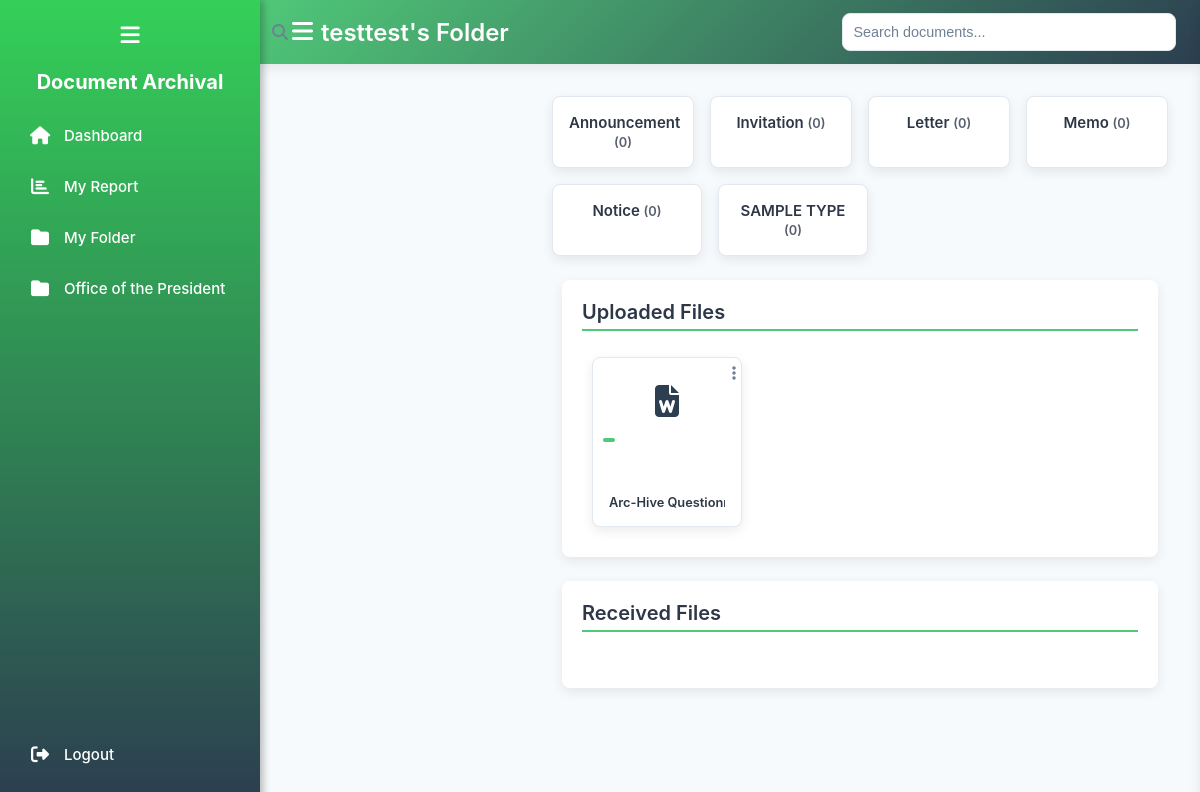
The page /my-Folder.php (signed in) on the database its author committed.
### tables this page shows
CREATE TABLE `users` (
  `user_id` int(11) NOT NULL AUTO_INCREMENT,
  `username` varchar(255) NOT NULL COMMENT 'Unique username for login',
  `password` varchar(255) NOT NULL COMMENT 'Hashed password',
  `email` varchar(255) DEFAULT NULL COMMENT 'Unique email for user',
  `role` enum('admin','user','client') NOT NULL COMMENT 'User role (e.g., admin, user, client)',
  `profile_pic` blob DEFAULT NULL COMMENT 'Optional user profile picture',
  `position` int(11) NOT NULL DEFAULT 0 COMMENT 'Position or rank (0 for default)',
  `created_at` datetime DEFAULT NULL COMMENT 'Account creation timestamp',
  PRIMARY KEY (`user_id`),
  UNIQUE KEY `idx_username` (`username`),
  UNIQUE KEY `idx_email` (`email`),
  KEY `idx_role` (`role`)
);

CREATE TABLE `departments` (
  `department_id` int(11) NOT NULL AUTO_INCREMENT,
  `department_name` varchar(255) NOT NULL COMMENT 'Name of the department',
  `department_type` enum('college','office','sub_department') NOT NULL COMMENT 'Type (e.g., college, office, sub_department)',
  `name_type` enum('Academic','Administrative','Program') NOT NULL COMMENT 'Category (e.g., Academic, Administrative, Program)',
  `parent_department_id` int(11) DEFAULT NULL COMMENT 'Recursive reference to parent department',
  PRIMARY KEY (`department_id`),
  KEY `idx_parent_department` (`parent_department_id`),
  KEY `idx_department_type` (`department_type`,`name_type`),
  CONSTRAINT `fk_departments_parent` FOREIGN KEY (`parent_department_id`) REFERENCES `departments` (`department_id`) ON DELETE SET NULL
);

CREATE TABLE `files` (
  `file_id` int(11) NOT NULL AUTO_INCREMENT,
  `parent_file_id` int(11) DEFAULT NULL COMMENT 'Recursive reference to parent file (e.g., for versions or copies)',
  `file_name` varchar(255) NOT NULL COMMENT 'Name of the file',
  `meta_data` varchar(255) DEFAULT NULL COMMENT 'Optional metadata (e.g., description)',
  `user_id` int(11) NOT NULL COMMENT 'Uploader user ID',
  `upload_date` datetime DEFAULT NULL COMMENT 'File upload timestamp',
  `file_size` int(11) NOT NULL COMMENT 'File size in bytes',
  `file_type` enum('pdf','docx','txt','png','jpg','jpeg','csv','xlsx') NOT NULL COMMENT 'File type (e.g., pdf, docx, txt, png, jpg, jpeg, csv, xlsx)',
  `document_type_id` int(11) DEFAULT NULL COMMENT 'References document_types.document_type_id',
  `file_status` enum('active','archived','deleted','pending_ocr','ocr_complete') NOT NULL DEFAULT 'active' COMMENT 'Lifecycle status of the file',
  `location_id` int(11) DEFAULT NULL COMMENT 'References storage_locations.location_id',
  `copy_type` enum('original','copy') DEFAULT NULL COMMENT 'Type of copy (e.g., copy, original)',
  `file_path` varchar(255) NOT NULL COMMENT 'File storage path',
  `department_id` int(11) DEFAULT NULL COMMENT 'References departments.department_id',
  PRIMARY KEY (`file_id`),
  KEY `idx_parent_file` (`parent_file_id`),
  KEY `idx_user_id` (`user_id`),
  KEY `idx_document_type` (`document_type_id`),
  KEY `idx_location_id` (`location_id`),
  KEY `idx_file_status` (`file_status`),
  KEY `idx_upload_date` (`upload_date`),
  KEY `idx_file_copy_type` (`copy_type`),
  KEY `idx_file_document_status` (`document_type_id`,`file_status`),
  KEY `fk_files_department` (`department_id`),
  CONSTRAINT `fk_files_department` FOREIGN KEY (`department_id`) REFERENCES `departments` (`department_id`) ON DELETE SET NULL,
  CONSTRAINT `fk_files_document_type` FOREIGN KEY (`document_type_id`) REFERENCES `document_types` (`document_type_id`) ON DELETE SET NULL,
  CONSTRAINT `fk_files_location` FOREIGN KEY (`location_id`) REFERENCES `storage_locations` (`location_id`) ON DELETE SET NULL,
  CONSTRAINT `fk_files_parent` FOREIGN KEY (`parent_file_id`) REFERENCES `files` (`file_id`) ON DELETE SET NULL ON UPDATE CASCADE,
  CONSTRAINT `fk_files_user` FOREIGN KEY (`user_id`) REFERENCES `users` (`user_id`) ON DELETE CASCADE
);

### my-Folder.php (the view, shortened to what this page needs)
<?php
require_once 'log_activity.php';
require_once 'notification.php';
function validateSession(): ?array
{
    return ['user_id' => (int)$_SESSION['user_id'], 'role' => $_SESSION['role']];
}
function getFileIcon(string $fileName): string
{
    $iconClasses = [
        'pdf' => 'fas fa-file-pdf',
        'doc' => 'fas fa-file-word',
        'docx' => 'fas fa-file-word',
        'xls' => 'fas fa-file-excel',
        'xlsx' => 'fas fa-file-excel',
        'ppt' => 'fas fa-file-powerpoint',
        'pptx' => 'fas fa-file-powerpoint',
        'txt' => 'fas fa-file-alt',
        'jpg' => 'fas fa-file-image',
        'jpeg' => 'fas fa-file-image',
        'png' => 'fas fa-file-image',
        'default' => 'fas fa-file'
    ];
    $extension = strtolower(pathinfo($fileName, PATHINFO_EXTENSION));
    return $iconClasses[$extension] ?? $iconClasses['default'];
}
function fetchUserDepartments(PDO $pdo, int $userId): array
{
    try {
        $stmt = $pdo->prepare("
            SELECT d.department_id AS id, d.department_name AS name
            FROM departments d
            JOIN users_department ud ON d.department_id = ud.department_id
            WHERE ud.user_id = ?
            ORDER BY d.department_name
        ");
        $stmt->execute([$userId]);
        return $stmt->fetchAll(PDO::FETCH_ASSOC);
    } catch (Exception $e) {
        error_log("Error fetching departments in my-folder.php: " . $e->getMessage());
        return [];
    }
}
function fetchDocumentTypes(PDO $pdo): array
{
    try {
        $stmt = $pdo->prepare("SELECT DISTINCT field_name AS name FROM documents_type_fields ORDER BY field_name");
        $stmt->execute();
        return $stmt->fetchAll(PDO::FETCH_ASSOC);
    } catch (Exception $e) {
        error_log("Error fetching document types in my-folder.php: " . $e->getMessage());
        return [];
    }
}
function fetchUserFiles(PDO $pdo, int $userId): array
{
    try {
        $stmt = $pdo->prepare("
            SELECT DISTINCT f.file_id AS id, f.file_name, f.user_id, f.upload_date,
                   f.file_size, f.file_type, f.file_path, f.meta_data,
                   dtf.field_name AS document_type, u.username AS uploader_name
            FROM files f
            LEFT JOIN documents_type_fields dtf ON f.document_type_id = dtf.document_type_id
            LEFT JOIN users u ON f.user_id = u.user_id
            WHERE f.file_status != 'deleted' AND (
                f.user_id = ? OR EXISTS (
                    SELECT 1 FROM transactions t
                    WHERE t.file_id = f.file_id
                    AND t.user_id = ?
                    AND t.transaction_type IN ('share', 'receive', 'request_accepted')
                    AND t.transaction_status = 'accepted'
                )
            )
            ORDER BY f.upload_date DESC
        ");
        $stmt->execute([$userId, $userId]);
        $files = $stmt->fetchAll(PDO::FETCH_ASSOC);
        foreach ($files as &$file) {
            $metaData = json_decode($file['meta_data'] ?? '{}', true);
        }
        return $files;
    } catch (Exception $e) {
        error_log("Error fetching user files in my-folder.php: " . $e->getMessage());
        return [];
    }
}
$errorMessage = '';
$user = ['username' => 'Unknown'];
$userDepartments = [];
$documentTypes = [];
$filteredFiles = [];
$uploadedFiles = [];
if (!isset($pdo) || !$pdo instanceof PDO) {
    $errorMessage = 'Database connection not available. Please try again later.';
    error_log("Database connection not available in my-folder.php.");
} else {
    $session = validateSession();
    $userId = $session['user_id'];
    try {
        $stmt = $pdo->prepare("SELECT username FROM users WHERE user_id = ?");
        $stmt->execute([$userId]);
        $user = $stmt->fetch(PDO::FETCH_ASSOC) ?: ['username' => 'Unknown'];
    } catch (Exception $e) {
        error_log("Error validating user in my-folder.php: " . $e->getMessage());
        $user = ['username' => 'Unknown'];
    }
    $userDepartments = fetchUserDepartments($pdo, $userId);
    $documentTypes = fetchDocumentTypes($pdo);
    $files = fetchUserFiles($pdo, $userId);
    $sortFilter = filter_input(INPUT_GET, 'sort', FILTER_SANITIZE_STRING, ['options' => ['default' => 'all']]);
    $filteredFiles = array_filter($files, function ($file) use ($userId, $sortFilter) {
        $isUploadedByMe = $file['user_id'] == $userId;
        $isReceived = !$isUploadedByMe;
        $isHardcopyOnly = ($file['hard_copy_available'] ?? 0) == 1 && empty($file['file_path']);
        $isSoftcopyOnly = ($file['hard_copy_available'] ?? 0) == 0 && !empty($file['file_path']);
        return match ($sortFilter) {
            'uploaded-by-me' => $isUploadedByMe,
            'received' => $isReceived,
            'hardcopy' => $isHardcopyOnly,
            'softcopy' => $isSoftcopyOnly,
            default => true
        };
    });
    $uploadedFiles = array_filter($filteredFiles, fn($file) => $file['user_id'] == $userId);
}
?>
<!DOCTYPE html>
<html lang="en">
<head>
    <?php
    include 'user_head.php';
    ?>
</head>
<body>
    <?php if ($errorMessage): ?>
        <div class="error-message" style="color: red; padding: 20px; text-align: center;">
            <p><?= htmlspecialchars($errorMessage, ENT_QUOTES, 'UTF-8'); ?></p>
        </div>
    <?php else: ?>
        <div class="top-nav">
            <button class="toggle-btn" title="Toggle Sidebar" aria-label="Toggle Sidebar"><i class="fas fa-bars"></i></button>
            <h2><?= htmlspecialchars($user['username'], ENT_QUOTES, 'UTF-8') ?>'s Folder</h2>
            <div class="search-container">
                <i class="fas fa-search search-icon"></i>
                <input type="text" placeholder="Search documents..." class="search-bar" id="searchBar" aria-label="Search documents">
            </div>
        </div>
        <div class="sidebar">
            <h2 class="sidebar-title">Document Archival</h2>
            <a href="dashboard.php" class="<?= basename($_SERVER['PHP_SELF']) == 'dashboard.php' ? 'active' : '' ?>" data-tooltip="Dashboard"><i class="fas fa-home"></i><span class="link-text">Dashboard</span></a>
            <a href="my-report.php" class="<?= basename($_SERVER['PHP_SELF']) == 'my-report.php' ? 'active' : '' ?>" data-tooltip="My Report"><i class="fas fa-chart-bar"></i><span class="link-text">My Report</span></a>
            <a href="my-folder.php" class="<?= basename($_SERVER['PHP_SELF']) == 'my-folder.php' ? 'active' : '' ?>" data-tooltip="My Folder"><i class="fas fa-folder"></i><span class="link-text">My Folder</span></a>
            <?php foreach ($userDepartments as $dept): ?>
                <a href="department_folder.php?department_id=<?= htmlspecialchars($dept['id'], ENT_QUOTES, 'UTF-8') ?>" data-tooltip="<?= htmlspecialchars($dept['name'], ENT_QUOTES, 'UTF-8') ?>"><i class="fas fa-folder"></i><span class="link-text"><?= htmlspecialchars($dept['name'], ENT_QUOTES, 'UTF-8') ?></span></a>
            <?php endforeach; ?>
            <a href="logout.php" class="logout-btn" data-tooltip="Logout"><i class="fas fa-sign-out-alt"></i><span class="link-text">Logout</span></a>
        </div>
        <div class="main-content">
        <?php
        include 'user_menu.php';
        ?>
            <?php foreach ($userDepartments as $dept): ?>
                <a href="department_folder.php?department_id=<?= htmlspecialchars($dept['id'], ENT_QUOTES, 'UTF-8') ?>"
                    class="<?= $dept['id'] == $departmentId ? 'active' : '' ?>"
                    data-tooltip="<?= htmlspecialchars($dept['name'], ENT_QUOTES, 'UTF-8') ?>">
                    <i class="fas fa-folder"></i><span class="link-text"><?= htmlspecialchars($dept['name'], ENT_QUOTES, 'UTF-8') ?></span>
                </a>
            <?php endforeach; ?>
        <a href="logout.php" class="logout-btn" data-tooltip="Logout" aria-label="Logout">
            <i class="fas fa-sign-out-alt"></i><span class="link-text">Logout</span>
        </a>
    </aside>
            <div class="ftypes">
                <?php foreach ($documentTypes as $type):
                    $fileCount = count(array_filter($filteredFiles, fn($file) => $file['document_type'] === $type['name']));
                ?>
                    <div class="ftype-card" onclick="openModal('<?= htmlspecialchars(strtolower(str_replace(' ', '-', $type['name'])), ENT_QUOTES, 'UTF-8') ?>')" tabindex="0" aria-label="<?= htmlspecialchars(ucfirst($type['name']), ENT_QUOTES, 'UTF-8') ?> (<?= $fileCount ?> files)">
                        <p><?= htmlspecialchars(ucfirst($type['name']), ENT_QUOTES, 'UTF-8') ?> <span class="file-count">(<?= $fileCount ?>)</span></p>
                    </div>
                <?php endforeach; ?>
            </div>
            <div class="masonry-grid">
                <div class="masonry-section">
                    <h3>Uploaded Files</h3>
                    <div class="file-card-container" id="uploadedFiles">
                        <?php foreach (array_slice($uploadedFiles, 0, 4) as $file): ?>
                            <div class="file-card" data-file-id="<?= htmlspecialchars($file['id'], ENT_QUOTES, 'UTF-8') ?>" data-file-name="<?= htmlspecialchars($file['file_name'], ENT_QUOTES, 'UTF-8') ?>" onclick="openSidebar(<?= htmlspecialchars($file['id'], ENT_QUOTES, 'UTF-8') ?>)" tabindex="0" aria-label="View details for <?= htmlspecialchars($file['file_name'], ENT_QUOTES, 'UTF-8') ?>">
                                <div class="file-icon-container"><i class="<?= getFileIcon($file['file_name']) ?> file-icon"></i></div>
                                <p class="file-name"><?= htmlspecialchars($file['file_name'], ENT_QUOTES, 'UTF-8') ?></p>
                                <div class="file-type-badge"><?= htmlspecialchars($file['document_type'], ENT_QUOTES, 'UTF-8') ?></div>
                                <div class="file-options" onclick="toggleOptions(event, this)" aria-label="File options">
                                    <i class="fas fa-ellipsis-v"></i>
                                </div>
                            </div>
                        <?php endforeach; ?>
                    </div>
                </div>
                <div class="masonry-section">
                    <h3>Received Files</h3>
                    <div class="file-card-container" id="receivedFiles">
                    </div>
                </div>
            </div>
        </div>
    <?php endif; ?>
</body>
</html>

### rows shown on the page
users: username "testtest"
departments: department_name "Office of the President"
files: file_name "Arc-Hive Questi…"

### other values the page prints
$type['name'] "Announcement"
$fileCount "0"
$type['name'] "Invitation"
$type['name'] "Letter"
$type['name'] "Memo"
$type['name'] "Notice"
$type['name'] "SAMPLE TYPE"
